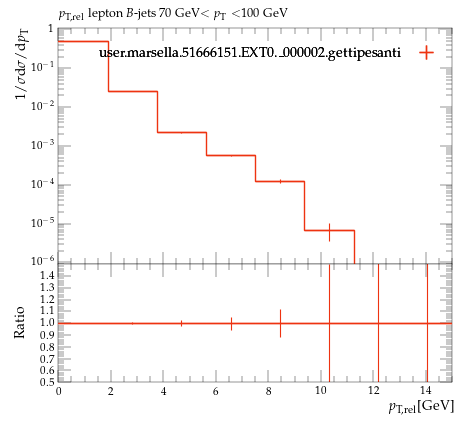

Source code (Python):
#! /usr/bin/env python

# This Python script was auto-generated using YODA v2.0.2.
# Analysis object: /MC_HFDECAYS/avg_B_jet_l_pTrel_70_100
# Timestamp: 24-07-2026 (16:40:05)

import matplotlib as mpl
import matplotlib.pyplot as plt
mpl.use('Agg') # comment out for interactive use
import os
import numpy as np

plotDir = os.path.split(os.path.realpath(__file__))[0]
if 'YODA_USER_PLOT_PATH' in globals():
    plot_outdir = globals()['YODA_USER_PLOT_PATH']
else:
    plot_outdir = plotDir

#plot style
plt.style.use(os.path.join(plotDir, '../default.mplstyle'))
# plot metadata
figW, figH = plt.rcParams['figure.figsize']
ax_xLabel = r'$p_\mathrm{T,rel}$[GeV]'
ax_yLabel = r'$1/\sigma \mathrm{d}\sigma/\mathrm{d}p_\mathrm{T}$'
ax_title  = r'$p_\mathrm{T,rel}$ lepton $B$-jets 70 GeV$<p_\mathrm{T}<$100 GeV'
ax_xScale = 'linear'
ax_yScale = 'log'
xLims = (0.0, 15.0)
yLims = (9e-07, 1.1)

# TeX-friendly labels for the legend
labels = {
    'legend' : ([ r"user.marsella.51666151.EXT0.\_000002.gettipesanti" ], r""),
}

# Adjust canvas width and height
canvasW = 10.0
canvasH = 9.0
figW *= canvasW/10.
figH *= canvasH/9.

# Create figure and axis objects
fig, (ax, ratio0_ax) = plt.subplots(2, 1, sharex=True,
                  figsize=(figW,figH), gridspec_kw={'height_ratios': (6.0, 3.0)})

# Set figure margins
plt.subplots_adjust(
    left   = 1.0 * plt.rcParams['figure.subplot.left'],
    right  = 1.0 * plt.rcParams['figure.subplot.right'],
    top    = 1.0 * plt.rcParams['figure.subplot.top'],
    bottom = 1.0 * plt.rcParams['figure.subplot.bottom'])

ratio0_ax.yaxis.set_major_locator(mpl.ticker.MultipleLocator(0.1))
ratio0_ax.set_ylim(0.5, 1.4999)
ratio0_ax.set_ylabel('Ratio')

# the numerical data is stored in a separate file
dataf = dict()
prefix = os.path.split(__file__)[0]
if prefix:    prefix = prefix + '/'
exec(open(prefix+'avg_B_jet_l_pTrel_70_100__data.py').read(), dataf)


legend_handles = dict() # keep track of handles for the legend

# style options for curves
# starts at zorder>=5 to draw curve on top of legend
styles = {
  'user.marsella.51666151.EXT0._000002.gettipesanti.yoda.gz': {
    'color' : '#EE3311',
    'linestyle' : '-',
    'linewidth' : 1,
    'marker' : 'none',
    'markersize' : 2,
    'capsize' : 0.0,
    'zorder' : 5,
    'histstyle' : 1,
    'drawstyle' : 'steps-pre',
    'xerrorbars' : 1,
    'yerrorbars' : 1,
    'fillcolor' : None,
    'fillopacity' : 1.0,
    'ratio0_linestyle' : '-',
    'ratio0_linewidth' : 1,
    'ratio0_marker' : 'none',
    'ratio0_markersize' : 2,
    'ratio0_capsize' : 0.0,
    'ratio0_zorder' : 5,
    'ratio0_histstyle' : 1,
    'ratio0_drawstyle' : 'steps-pre',
    'ratio0_xerrorbars' : 1,
    'ratio0_yerrorbars' : 1,
  },
}

# curve from input yoda files in main panel
for label, yvals in dataf['yvals'].items():
    if all(np.isnan(v) for v in dataf['yvals'][label]):
        continue
    tmp = None
    if styles[label]['histstyle']: # draw as histogram
        xpos = dataf['xedges'][label] if styles[label]['drawstyle'] else dataf['xpoints'][label]
        ypos = np.insert(yvals, 0, yvals[0]) if styles[label]['drawstyle'] else yvals
        if styles[label]['fillcolor']: # fill area below curve
            ax.fill_between(xpos, ypos, step='pre',
                            color=styles[label]['fillcolor'],
                            alpha=styles[label]['fillopacity'])
        tmp, = ax.plot(xpos, ypos,
                       color=styles[label]['color'],
                       linestyle=styles[label]['linestyle'],
                       linewidth=styles[label]['linewidth'],
                       drawstyle=styles[label]['drawstyle'], solid_joinstyle='miter',
                       zorder=styles[label]['zorder'], label=label)
    tmp = ax.errorbar(dataf['xpoints'][label], yvals,
                      xerr=np.array(dataf['xerrs'][label])*styles[label]['xerrorbars'],
                      yerr=np.array(dataf['yerrs'][label])*styles[label]['yerrorbars'],
                      fmt=styles[label]['marker'], capsize=styles[label]['capsize'],
                      markersize=styles[label]['markersize'],
                      ecolor=styles[label]['color'],
                      color=styles[label]['color'], zorder=styles[label]['zorder'])
    tmp[-1][0].set_linestyle(styles[label]['linestyle'])
    tmp[-1][0].set_linewidth(styles[label]['linewidth'])
    if label in dataf['add_legend_handle']:  legend_handles[label] = tmp
    for varLabel in dataf['variation_yvals'].keys():
        if varLabel.startswith(label):
            tmp, = ax.plot(dataf['xedges'][label], dataf['variation_yvals'][varLabel],
                           color=styles[label]['color'],
                           linestyle=styles[label]['linestyle'],
                           linewidth=styles[label]['linewidth'],
                           drawstyle='steps-pre', solid_joinstyle='miter',
                           zorder=styles[label]['zorder'], alpha=0.5)


# plots on ratio panel
# curve from input yoda files in ratio panel
for label, yvals in dataf['ratio0_yvals'].items():
    if all(np.isnan(v) for v in yvals):
        continue
    if styles[label]['ratio0_histstyle']: # plot as histogram
        xpos = dataf['xedges']['user.marsella.51666151.EXT0._000002.gettipesanti.yoda.gz'] if styles[label]['ratio0_drawstyle'] else dataf['xpoints']['user.marsella.51666151.EXT0._000002.gettipesanti.yoda.gz']
        ypos = np.insert(yvals, 0, yvals[0]) if styles[label]['ratio0_drawstyle'] else yvals
        ratio0_ax.plot(xpos, ypos,
                       color=styles[label]['color'],
                       linewidth=styles[label]['linewidth'],
                       linestyle=styles[label]['ratio0_linestyle'],
                       drawstyle=styles[label]['ratio0_drawstyle'], zorder=styles[label]['zorder'],
                       solid_joinstyle='miter')
    tmp = ratio0_ax.errorbar(dataf['xpoints']['user.marsella.51666151.EXT0._000002.gettipesanti.yoda.gz'], yvals,
                             xerr=np.array(dataf['ref_xerrs'])*styles[label]['ratio0_xerrorbars'],
                             yerr=np.array(dataf['ratio0_yerrs'][label])*styles[label]['ratio0_yerrorbars'],
                             fmt=styles[label]['ratio0_marker'], capsize=styles[label]['ratio0_capsize'],
                             markersize=styles[label]['ratio0_markersize'],
                             ecolor=styles[label]['color'],
                             color=styles[label]['color'])
    tmp[-1][0].set_linestyle(styles[label]['ratio0_linestyle'])
    tmp[-1][0].set_linewidth(styles[label]['ratio0_linewidth'])

    for varlabel in dataf['ratio0_variation_vals'].keys():
        if varlabel.startswith(label):
            ratio0_ax.plot(dataf['xedges']['user.marsella.51666151.EXT0._000002.gettipesanti.yoda.gz'],
                            dataf['ratio0_variation_vals'][varlabel],
                            color=styles[label]['color'],
                            linestyle=styles[label]['linestyle'],
                            linewidth=styles[label]['linewidth'],
                            drawstyle='steps-pre', solid_joinstyle='miter',
                            zorder=1, alpha=0.5)

legend_items = list(legend_handles.values())
ax.add_artist(ax.legend(legend_items,
                        labels['legend'][0],
                        title=labels['legend'][1],
                        alignment='right',
                        loc='upper right',
                        bbox_to_anchor=(1.0, 0.97),markerfirst=False))

# set plot metadata as defined above
ratio0_ax.set_xlabel(ax_xLabel)
ratio0_ax.xaxis.set_label_coords(1., -0.15)
ax.set_ylabel(ax_yLabel, ha='right', va='top')
ax.yaxis.set_label_coords(-0.11, 1.0)
ax.set_title(ax_title, loc='left')
ax.set_xscale(ax_xScale)
ax.set_yscale(ax_yScale)
ax.set_xlim(xLims)
ax.set_ylim(yLims)

# tick formatting
plt.rcParams['xtick.top'] = True
plt.rcParams['ytick.right'] = True
ax.yaxis.set_major_locator(mpl.ticker.LogLocator(base=10.0, numticks=np.inf))
ax.yaxis.set_minor_locator(mpl.ticker.LogLocator(
                           base=10.0, subs=np.arange(0.1, 1, 0.1), numticks=np.inf))
fig.align_ylabels((ax, ratio0_ax))
plt.savefig(os.path.join(plot_outdir, 'avg_B_jet_l_pTrel_70_100.pdf'), format='PDF')
plt.savefig(os.path.join(plot_outdir, 'avg_B_jet_l_pTrel_70_100.png'), format='PNG')

plt.close(fig)
